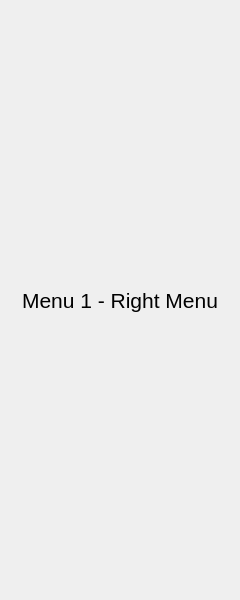
<?xml version="1.0" encoding="UTF-8"?>
<ui version="4.0">
    <class>RightColumn</class>
    <widget class="QWidget" name="RightColumn">
        <property name="geometry">
            <rect>
                <x>0</x>
                <y>0</y>
                <width>240</width>
                <height>600</height>
            </rect>
        </property>
        <property name="windowTitle">
            <string>Form</string>
        </property>
        <layout class="QVBoxLayout" name="main_pages_layout">
            <property name="spacing">
                <number>0</number>
            </property>
            <property name="leftMargin">
                <number>5</number>
            </property>
            <property name="topMargin">
                <number>5</number>
            </property>
            <property name="rightMargin">
                <number>5</number>
            </property>
            <property name="bottomMargin">
                <number>5</number>
            </property>
            <item>
                <widget class="QStackedWidget" name="menus">
                    <property name="currentIndex">
                        <number>0</number>
                    </property>
                    <widget class="QWidget" name="menu_1">
                        <layout class="QVBoxLayout" name="verticalLayout">
                            <property name="spacing">
                                <number>5</number>
                            </property>
                            <property name="leftMargin">
                                <number>5</number>
                            </property>
                            <property name="topMargin">
                                <number>5</number>
                            </property>
                            <property name="rightMargin">
                                <number>5</number>
                            </property>
                            <property name="bottomMargin">
                                <number>5</number>
                            </property>
                            <item>
                                <widget class="QLabel" name="label_1">
                                    <property name="font">
                                        <font>
                                            <pointsize>16</pointsize>
                                        </font>
                                    </property>
                                    <property name="styleSheet">
                                        <string notr="true">font-size: 16pt</string>
                                    </property>
                                    <property name="text">
                                        <string>Menu 1 - Right Menu</string>
                                    </property>
                                    <property name="alignment">
                                        <set>Qt::AlignCenter</set>
                                    </property>
                                </widget>
                            </item>
                        </layout>
                    </widget>
                    <widget class="QWidget" name="menu_2">
                        <layout class="QVBoxLayout" name="verticalLayout_2">
                            <property name="spacing">
                                <number>5</number>
                            </property>
                            <property name="leftMargin">
                                <number>5</number>
                            </property>
                            <property name="topMargin">
                                <number>5</number>
                            </property>
                            <property name="rightMargin">
                                <number>5</number>
                            </property>
                            <property name="bottomMargin">
                                <number>5</number>
                            </property>
                            <item>
                                <widget class="QLabel" name="label_2">
                                    <property name="font">
                                        <font>
                                            <pointsize>16</pointsize>
                                        </font>
                                    </property>
                                    <property name="styleSheet">
                                        <string notr="true">font-size: 16pt</string>
                                    </property>
                                    <property name="text">
                                        <string>Menu 2 - Right Menu</string>
                                    </property>
                                    <property name="alignment">
                                        <set>Qt::AlignCenter</set>
                                    </property>
                                </widget>
                            </item>
                        </layout>
                    </widget>
                </widget>
            </item>
        </layout>
    </widget>
    <resources/>
    <connections/>
</ui>
